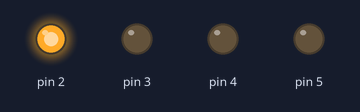
This sketch was run on a simulated Arduino Uno, built with avr-gcc and run on an emulated ATmega328P. On the bench: output pins drawn as LEDs (lit = HIGH).

Above: at 0.05 s.
At 0.25 s:
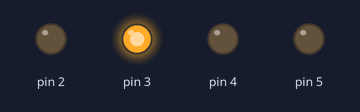
At 0.75 s:
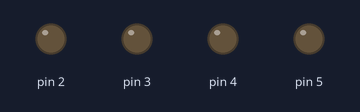
At 1.45 s:
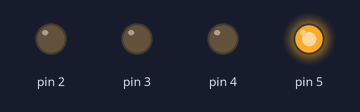
At 2.85 s:
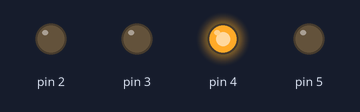
Timing chart, 0 to 3.1 s (numbered marks = the images above):
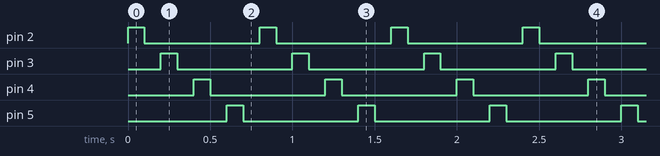

Measured:
- by itself, pin 2–5: alternates HIGH for 0.10 s and LOW for 0.70 s

The sketch:

glowing_multiple_LEDs.ino
```cpp
void setup()
{//4 LEDs are attached on pins 2,3,4 and 5
pinMode(2, OUTPUT);
pinMode(3, OUTPUT);
pinMode(4, OUTPUT);
pinMode(5, OUTPUT);
}
void loop()
{
  //for loop is used which will run from a=2 to a=5
for ( int a = 2; a < 6 ; a++ )
{/*Actually variable 'a' is used for pin no. here. When the loop runs for
  the first time the value of 'a' is 2 i.e the below statements in for loop become
digitalWrite(2, HIGH);
delay(100);
digitalWrite(2, LOW);
delay(100);
which means LED attached to pin no. 2 turns on and then off, similarly when for loop runs again the value of a is
incremented due to a++ and now the value of 'a' becomes 3 and led attached to pin 3 turns on and then off. The loop runs till a<6
i.e a=5.
  */
digitalWrite(a, HIGH);
delay(100);
digitalWrite(a, LOW);
delay(100);
}
}
```
